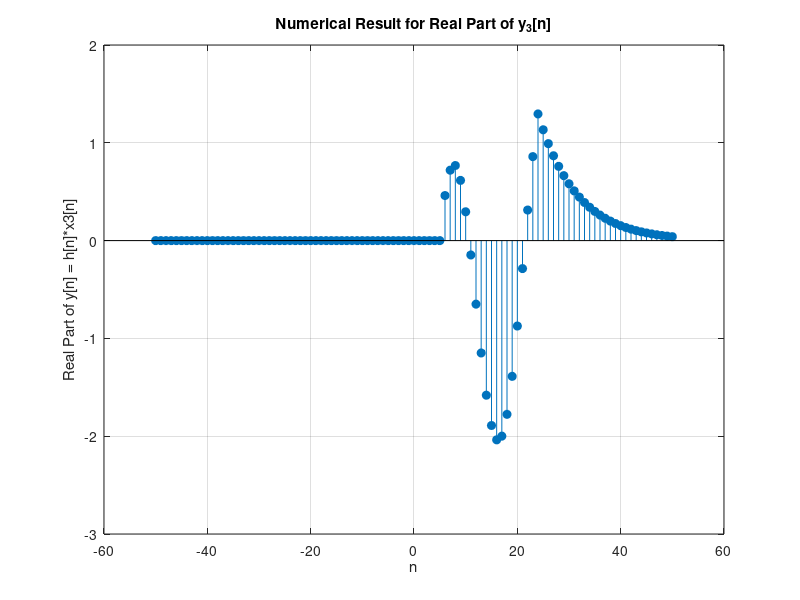
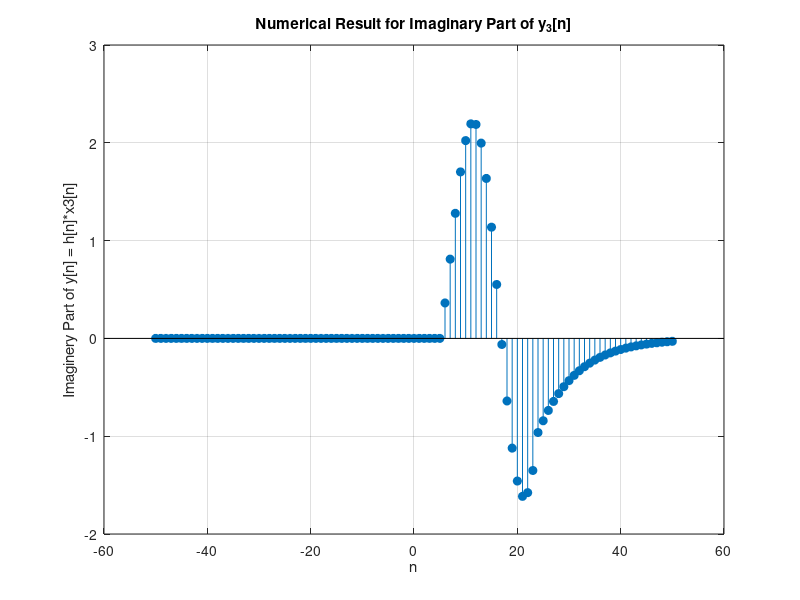
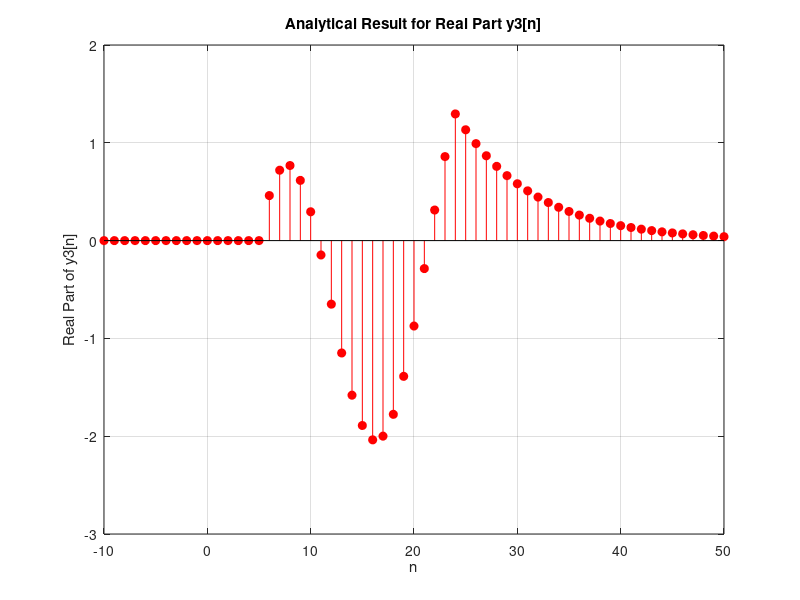
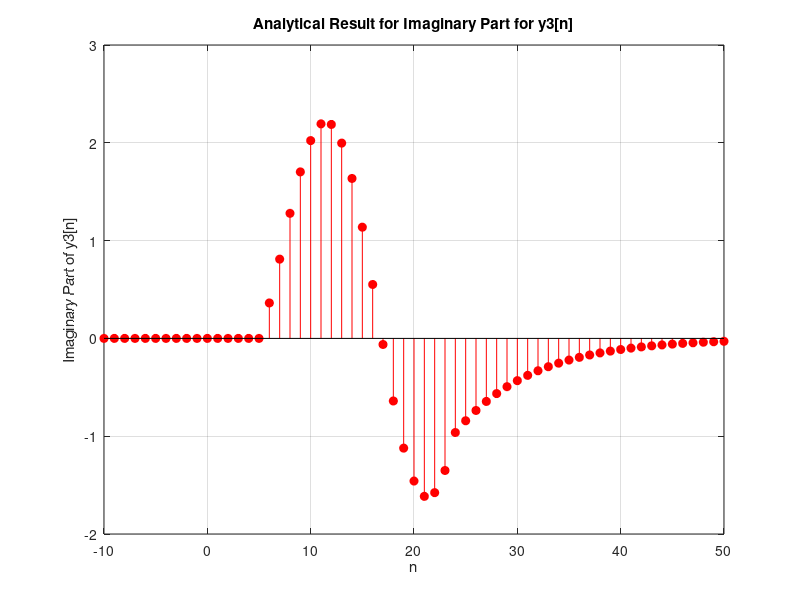

Write MATLAB code to recreate these figures, in order.
% Numerical Result
range1 = 100;
range2 = -range1:1:range1;
uh = zeros(size(range2));
uh(range2 >= 4) = 1;
impulse = (7/8).^range2 .* uh;
r = (-range1/2):1:(range1/2);
x3 = zeros(size(r));
x3((r <= 20) & (r >= 2)) = exp((2:20).*1/3*1i);
y3 = zeros(size(r));
for k = -(range1/2):(range1/2)
    a = impulse(r-k+range1+1) .* x3(k+(range1/2)+1);
    y3 = y3 + a;
end

% Plot Numerical Result
figure;  % Open a new figure window
stem(r,real(y3),'filled');
xlabel('n');
ylabel('Real Part of y[n] = h[n]*x3[n]');
title('Numerical Result for Real Part of y_3[n]');
grid on;

figure;
stem(r,imag(y3),'filled');
xlabel('n');
ylabel('Imaginery Part of y[n] = h[n]*x3[n]');
title('Numerical Result for Imaginary Part of y_3[n]');
grid on;

% Parameters
range2 = -10:100;  
y3_2 = zeros(size(range2)); 
j = sqrt(-1);  
 
y3_2((range2 >= 6) & (range2 <= 24)) = (exp(j/3).^range2((range2 >= 6) & (range2 <= 24))) .* ...
    (((7/8) * exp(-j/3))^4 - ((7/8) * exp(-j/3)).^(range2((range2 >= 6) & (range2 <= 24)) - 1)) ...
    / (1 - (7/8) * exp(-j/3));

y3_2((range2 >= 24)) = (exp(j/3).^range2((range2 >= 24))) .* ...
    (((7/8) * exp(-j/3)).^(range2((range2 >= 24)) - 20) - ((7/8) * exp(-j/3)).^(range2((range2 >= 24)) - 1)) ...
    / (1 - (7/8) * exp(-j/3));

% Plot the result
figure;
stem((-10:50), real(y3_2(1:61)), 'filled', 'r');  % Plot real part of y3[n]
xlabel('n');
ylabel('Real Part of y3[n]');
title('Analytical Result for Real Part y3[n]');
grid on;


% Plot the result
figure;
stem((-10:50), imag(y3_2(1:61)), 'filled', 'r');  % Plot real part of y3[n]
xlabel('n');
ylabel('Imaginary Part of y3[n]');
title('Analytical Result for Imaginary Part for y3[n]');
grid on;